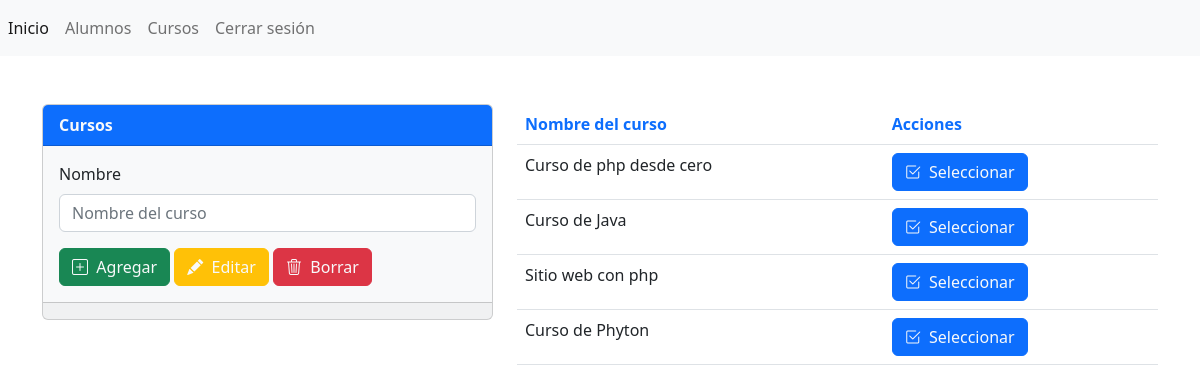
/sections/view_courses.php (signed in), run on the app's committed database.
### tables this page shows
CREATE TABLE `cursos` (
  `id` int(255) NOT NULL,
  `nombre_curso` varchar(255) NOT NULL
);

### sections/courses.php (called while the page is built, shortened)
<?php
$conectionBD = BD::createInstance();
$courseName = isset($_POST['course_name']) ? $_POST['course_name'] : '';
$query = $conectionBD->prepare("SELECT * FROM cursos");
$query->execute();
$courseList =$query->fetchAll();
?>

### sections/view_courses.php (the view, shortened to what this page needs)
<?php include('../templates/header.php'); ?>
<?php include('../sections/courses.php'); ?>
<div class="col-md-5">
<form action="" method="post">
    <div class="card bg-light">
        <div class="card-header bg-primary text-light"><strong>Cursos</strong></div>
        <div class="card-body">
            <div class="mb-3">
            <label for="" class="form-label">Nombre</label>
            <input type="text"
                class="form-control"
                name="course_name"
                id="course_name"
                value="<?php echo $courseName; ?>"
                aria-describedby="helpId" placeholder="Nombre del curso">
            </div>
                <button type="submit" name="action" value="add" class="btn btn-success text-light"><i class="bi bi-plus-square text-light"></i>&nbsp  Agregar</button>
                <button type="submit" name="action" value="edit" class="btn btn-warning text-light"><i class="bi bi-pencil-fill text-light"></i>&nbsp Editar</button>
                <button type="submit" name="action" value="delete" class="btn btn-danger text-light"><i class="bi bi-trash3 text-light"></i>&nbsp Borrar</button>
        </div>
        <div class="card-footer text-muted bg-ligth"></div>
    </div>
</form>
</div &nbsp>
<div class="col-md-7">
    <table class="table">
        <thead>
            <tr>
                <th scope="col" class="text-primary">Nombre del curso</th>
                <th scope="col" class="text-primary">Acciones</th>
            </tr>
        </thead>
        <tbody>
        <?php foreach($courseList as $course) {?>
            <tr>
                <td><?php echo $course['nombre_curso']; ?></td>
                <td>
                    <form action="" method="post">
                        <button type="submit" value="Seleccionar" name="action" class="btn btn-primary text-light"><i class="bi bi-check2-square text-light"></i>&nbsp Seleccionar</button>
                    </form>
                </td>
            </tr>
        <?php } ?>
        </tbody>
    </table>
</div>
<?php include('../templates/footer.php'); ?>

### data on the page
cursos: nombre_curso "Curso de php desde cero"
cursos: nombre_curso "Curso de Java"
cursos: nombre_curso "Sitio web con php"
cursos: nombre_curso "Curso de Phyton"
